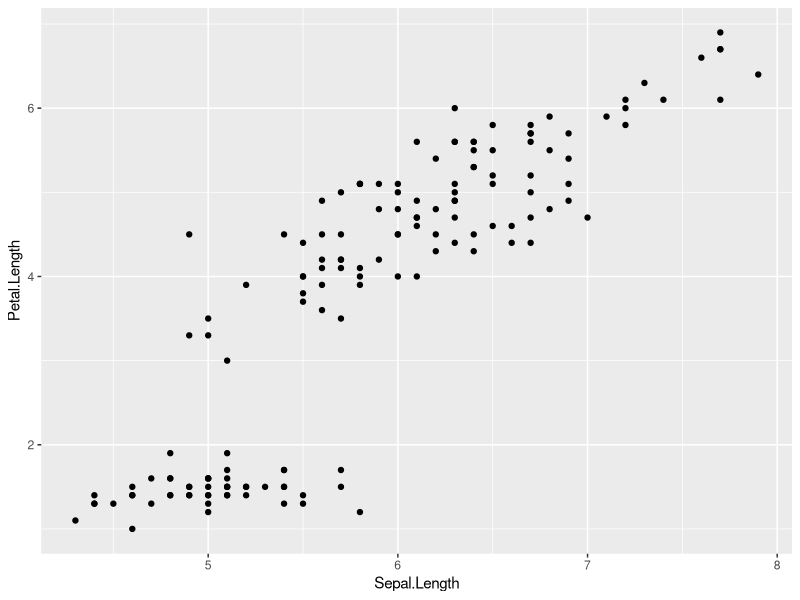
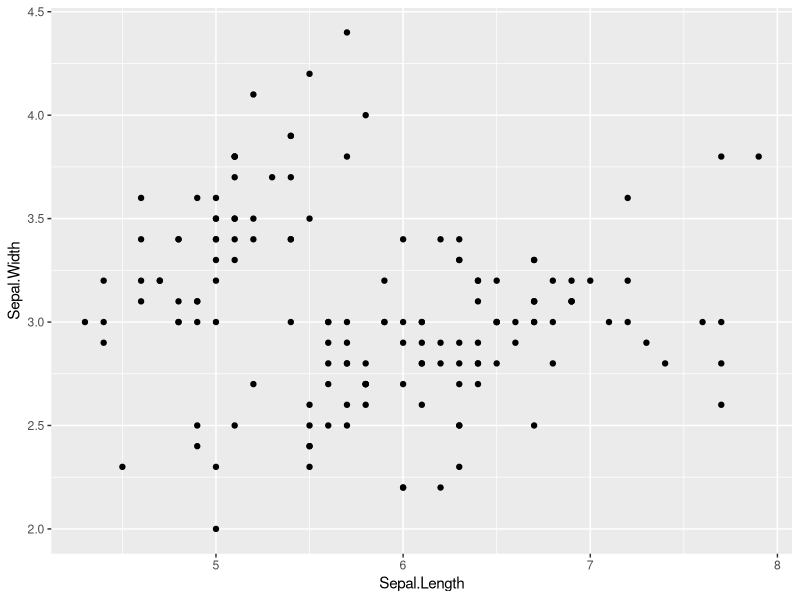

Generate these figures, in order, with R:
## ---- chunk 1
data("iris")
summary(iris)
## ---- chunk 2
library(ggplot2)
ggplot(iris, aes(x = Sepal.Length, y = Petal.Length)) + geom_point()
## ---- chunk 3
ggplot(iris, aes(x = Sepal.Length, y = Sepal.Width)) + geom_point()
## ---- chunk 4
library(knitr)
knitr::kable(head(iris), "simple",  caption = "Table with sepal and petal length and width")
